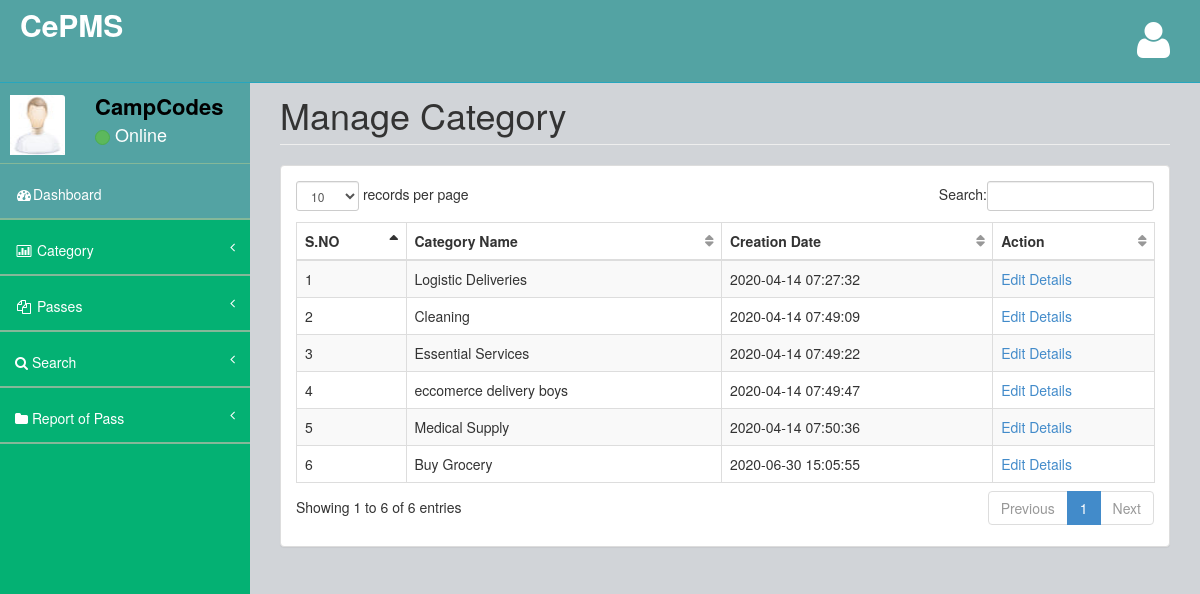
Page /admin/manage-category.php (signed in) on the committed database.
### tables this page shows
CREATE TABLE `tblcategory` (
  `ID` int(10) NOT NULL,
  `CategoryName` varchar(200) DEFAULT NULL,
  `CreationDate` timestamp NULL DEFAULT current_timestamp()
);

### admin/manage-category.php (the view, shortened to what this page needs)
<?php
include('includes/dbconnection.php');
if (strlen($_SESSION['cpmsaid']==0)) {
  header('location:logout.php');
  } else{
  ?>
<!DOCTYPE html>
<html>
<head>
    <link href="assets/plugins/bootstrap/bootstrap.css" rel="stylesheet" />
    <link href="assets/font-awesome/css/font-awesome.css" rel="stylesheet" />
    <link href="assets/plugins/pace/pace-theme-big-counter.css" rel="stylesheet" />
  <link href="assets/css/style.css" rel="stylesheet" />
      <link href="assets/css/main-style.css" rel="stylesheet" />
    <link href="assets/plugins/dataTables/dataTables.bootstrap.css" rel="stylesheet" />
</head>
<body>
    <div id="wrapper">
       <?php include_once('includes/header.php');?>
        <?php include_once('includes/sidebar.php');?>
        <div id="page-wrapper">
            <div class="row">
                <div class="col-lg-12">
                    <h1 class="page-header">Manage Category</h1>
                </div>
            </div>
            <div class="row">
                <div class="col-lg-12">
                    <div class="panel panel-default">
                        <div class="panel-body">
                            <div class="table-responsive">
                                <table class="table table-striped table-bordered table-hover" id="dataTables-example">
                                    <thead>
                                        <tr>
                                            <th>S.NO</th>
                                            <th>Category Name</th>
                                            <th>Creation Date</th>
                                            <th>Action</th>
                                        </tr>
                                    </thead>
                                    <tbody>
                                        <?php
$sql="SELECT * from tblcategory";
$query = $dbh -> prepare($sql);
$query->execute();
$results=$query->fetchAll(PDO::FETCH_OBJ);
$cnt=1;
if($query->rowCount() > 0)
{
foreach($results as $row)
{               ?>
                                       <tr>
                  <td><?php echo htmlentities($cnt);?></td>
                  <td><?php  echo htmlentities($row->CategoryName);?></td>
                  <td><?php  echo htmlentities($row->CreationDate);?></td>
                  <td><a href="edit-category-detail.php?editid=<?php echo htmlentities ($row->ID);?>">Edit Details</a></td>
                </tr>
               <?php $cnt=$cnt+1;}} ?>
                                    </tbody>
                                </table>
                            </div>
                        </div>
                    </div>
                </div>
            </div>
        </div>
    </div>
</body>
</html>
<?php }  ?>

### admin/includes/header.php (shortened to what this page needs)
<nav class="navbar navbar-default navbar-fixed-top" role="navigation" id="navbar">
            <div class="navbar-header">
                <a class="navbar-brand" href="dashboard.php">
                    <strong style="color: white;font-size: 30px">CePMS</strong>
                </a>
            </div>
            <ul class="nav navbar-top-links navbar-right">
                <li class="dropdown">
                    <a class="dropdown-toggle" data-toggle="dropdown" href="#">
                        <i class="fa fa-user fa-3x"></i>
                    </a>
                </li>
            </ul>
        </nav>

### admin/includes/sidebar.php (shortened to what this page needs)
<?php
include('includes/dbconnection.php');
?>
        <nav class="navbar-default navbar-static-side" role="navigation">
            <div class="sidebar-collapse">
                <ul class="nav" id="side-menu">
                    <li>
                        <div class="user-section">
                            <div class="user-section-inner">
                                <img src="assets/img/user.jpg" alt="">
                            </div>
                            <div class="user-info">
                                <?php
$aid=$_SESSION['cpmsaid'];
$sql="SELECT AdminName from  tbladmin where ID=:aid";
$query = $dbh -> prepare($sql);
$query->bindParam(':aid',$aid,PDO::PARAM_STR);
$query->execute();
$results=$query->fetchAll(PDO::FETCH_OBJ);
$cnt=1;
if($query->rowCount() > 0)
{
foreach($results as $row)
{               ?>
                                <div><strong><?php  echo $row->AdminName;?></strong></div>
                                <div class="user-text-online">
                                    <span class="user-circle-online btn btn-success btn-circle "></span>&nbsp;Online
                                </div>
                            </div>
                            <?php $cnt=$cnt+1;}} ?>
                        </div>
                    </li>
                    <li class="selected">
                        <a href="dashboard.php"><i class="fa fa-dashboard fa-fw"></i>Dashboard</a>
                    </li>
                    <li>
                        <a href="#"><i class="fa fa-bar-chart-o fa-fw"></i> Category<span class="fa arrow"></span></a>
                    </li>
                    <li>
                        <a href="#"><i class="fa fa-files-o fa-fw"></i> Passes<span class="fa arrow"></span></a>
                    </li>
                    <li>
                        <a href="search-pass.php"><i class="fa fa-search"></i>  Search<span class="fa arrow"></span></a>
                        </li>
                        <li>
                        <a href="pass-bwdates-report.php"><i class="fa fa-folder"></i>  Report of Pass<span class="fa arrow"></span></a>
                        </li>
                </ul>
            </div>
        </nav>

### admin/assets/css/style.css (style rules this page uses)
body { background-color: #f8f8f8; }
#wrapper { width: 100%; margin-top: 55px!important; background-color:#04B173; }
#page-wrapper { padding: 0 15px; min-height: 568px; background-color:rgb(209, 212, 216); }
.navbar-static-side ul li { border-bottom:1px solid #84B899 !important; }
.navbar-top-links li { display: inline-block; }
.navbar-top-links li:last-child { margin-right: 15px; }
.navbar-top-links li a { padding: 20px; min-height: 50px; }
.arrow { float: right; }
.fa.arrow:before { content: "\f104"; }
@media (min-width:768px) { .navbar-static-side { z-index: 1; position: absolute; width: 250px; } }
table.dataTable thead .sorting, table.dataTable thead .sorting_asc:after, table.dataTable thead .sorting_desc, table.dataTable thead .sorting_asc_disabled, table.dataTable thead .sorting_desc_disabled { background: transparent; }
table.dataTable thead .sorting_asc:after { content: "\f0de"; float: right; font-family: fontawesome; }
table.dataTable thead .sorting:after { content: "\f0dc"; float: right; font-family: fontawesome; color: rgba(50,50,50,.5); }
.btn-circle { width: 30px; height: 30px; padding: 6px 0; border-radius: 15px; text-align: center; font-size: 12px; line-height: 1.428571429; }

### admin/assets/css/main-style.css (style rules this page uses)
.user-section-inner { height: 65px; width: 65px; -moz-border-radius: 3px; -webkit-border-radius: 3px; border-radius: 3px; overflow: hidden; display: inline-block; float: left; margin-right: 15px; margin-top: 20px; }
.user-section-inner img { margin-left:10px; width:55px; height:60px; }
.user-info { display: block; color:#000!important; display: inline-block; padding: 15px; margin-bottom: 0px }
.user-text-online { font-size:18px; color:#fff }
.user-circle-online { width: 15px!important; height: 15px!important; }
.navbar-top-links > li > a { color: #FFFFFF; }
.nav > li > a { padding: 20px 15px; }
#side-menu { background-color:#04B173; }
#side-menu a { color:#fff; border-bottom: 1px solid #84B899 !important; height: 55px; }
.selected { background-color:rgb(83, 163, 163); }
#navbar { background-color:rgb(83, 163, 163); }
.navbar-brand { padding-left:20px; }
.navbar-default { border-color: #27A6BE; }
@media (min-width:768px) { #page-wrapper { position: inherit; margin: 0 0 0 250px; padding: 0 30px; min-height: 1000px; } }

### rows in the picture
tblcategory: CategoryName "Logistic Deliveries", CreationDate "2020-04-14 07:27:32"
tblcategory: CategoryName "Cleaning", CreationDate "2020-04-14 07:49:09"
tblcategory: CategoryName "Essential Services", CreationDate "2020-04-14 07:49:22"
tblcategory: CategoryName "eccomerce delivery boys", CreationDate "2020-04-14 07:49:47"
tblcategory: CategoryName "Medical Supply", CreationDate "2020-04-14 07:50:36"
tblcategory: CategoryName "Buy Grocery", CreationDate "2020-06-30 15:05:55"

### other values in the picture
$row->AdminName "CampCodes"
